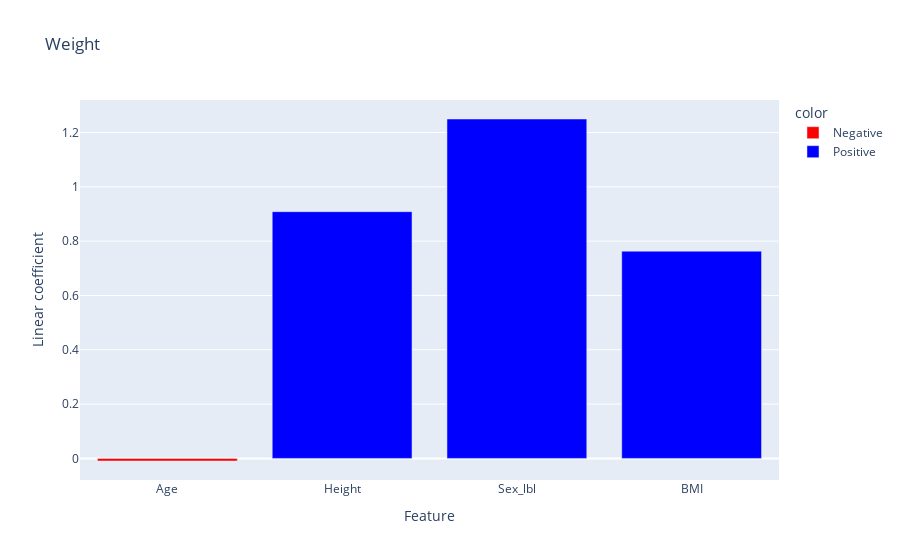

This figure's notebook cell:
### Code cell
model = LinearRegression()
model.fit(X, y)

colors = ['Positive' if c > 0 else 'Negative' for c in model.coef_]

fig = px.bar(
    x=X.columns, y=model.coef_, color=colors,
    color_discrete_sequence=['red', 'blue'],
    labels=dict(x='Feature', y='Linear coefficient'),
    title='Weight'
)
fig.show()

### Figure 1 — Plotly figure (JSON) as saved in the notebook; plotly's stock layout.template omitted (floating-point values rounded to 4 significant figures)
{"data": [{"alignmentgroup": "True", "hovertemplate": "color=Negative<br>Feature=%{x}<br>Linear coefficient=%{y}<extra></extra>", "legendgroup": "Negative", "marker": {"color": "red"}, "name": "Negative", "offsetgroup": "Negative", "orientation": "v", "showlegend": true, "textposition": "auto", "type": "bar", "x": ["Age"], "xaxis": "x", "y": [-0.009533], "yaxis": "y"}, {"alignmentgroup": "True", "hovertemplate": "color=Positive<br>Feature=%{x}<br>Linear coefficient=%{y}<extra></extra>", "legendgroup": "Positive", "marker": {"color": "blue"}, "name": "Positive", "offsetgroup": "Positive", "orientation": "v", "showlegend": true, "textposition": "auto", "type": "bar", "x": ["Height", "Sex_lbl", "BMI"], "xaxis": "x", "y": [0.9086, 1.25, 0.7631], "yaxis": "y"}], "layout": {"barmode": "relative", "legend": {"title": {"text": "color"}, "tracegroupgap": 0}, "title": {"text": "Weight"}, "xaxis": {"anchor": "y", "domain": [0, 1], "title": {"text": "Feature"}}, "yaxis": {"anchor": "x", "domain": [0, 1], "title": {"text": "Linear coefficient"}}}}
